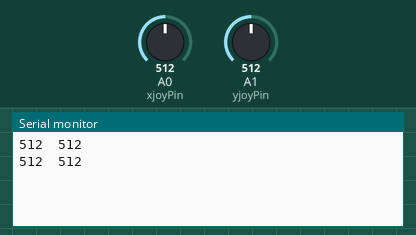
The sketch below on a simulated Arduino Uno, built with avr-gcc and run on an emulated ATmega328P. Parts: the last lines printed to the serial monitor. The inputs (shaded band) are chosen by the test bench; at power-on: A0 (xjoyPin) = 512, A1 (yjoyPin) = 512.

Above: at 1.8 s.
1.9 s: A0 (xjoyPin) set to 716
At 2.8 s:
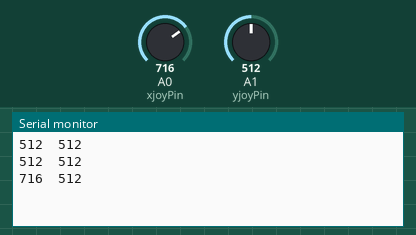
3.4 s: A1 (yjoyPin) set to 716
At 4.7 s:
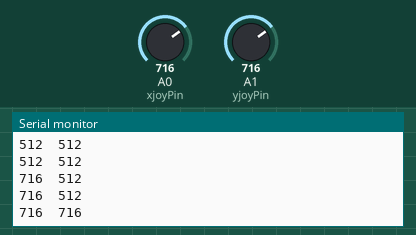
4.9 s: A0 (xjoyPin) set to 900
At 5.5 s:
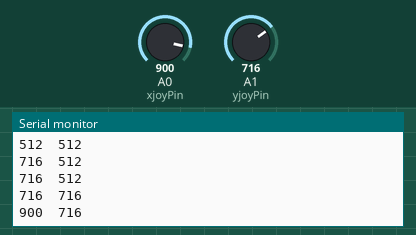
6.4 s: A1 (yjoyPin) set to 900
At 7.8 s:
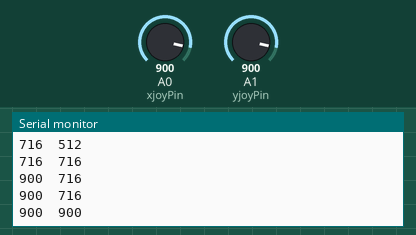
Timing chart, 0 to 8.9 s (numbered marks = the images above; inputs shaded):
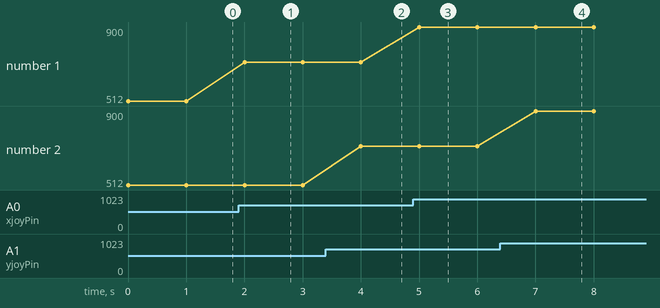

The sketch:

Monitorizacion_joystick.ino
```cpp
/*
  Programa para monitorizar el valor del Joystick
  por el monitor serie

  A0 eje x Joystick
  A1 eje y Joystick

  Noviembre 2017
  JosePujol
*/

const int xjoyPin = A0;    // pin donde va conectado eje x joystick
const int yjoyPin = A1;    // pin donde va conectado eje y joystick
int xjoyValue = 0;  // variable para almacenar los valores del eje x joystick
int yjoyValue = 0;  // variable para almacenar los valores del eje y joystick

void setup() {
  Serial.begin(9600);        // abrimos el puerto serie y configuramos velocidad
}

void loop() {
  xjoyValue = analogRead(xjoyPin);    // lee y almacena el valor del eje x joystick
  yjoyValue = analogRead(yjoyPin);    // lee y almacena el valor del eje y joystick
  Serial.print(xjoyValue);         // Imprime el valor del eje x joystick
  Serial.print("\t");           // Imprime un tabulador
  Serial.println(yjoyValue);       // Imprime el valor del eje y joystick
  delay(1000);                    // Espera 1 segundo
}
```

Measured:
- after the input at 1.9 s, the serial monitor: prints a new line after 0.10 s (image 1)
- after the input at 3.4 s, the serial monitor: prints a new line after 0.60 s (image 2)
- after the input at 4.9 s, the serial monitor: prints a new line after 0.10 s (image 3)
- after the input at 6.4 s, the serial monitor: prints a new line after 0.60 s (image 4)
- plotted number 1: 512 → 716 after the input at 1.9 s, 716 → 900 after the input at 4.9 s
